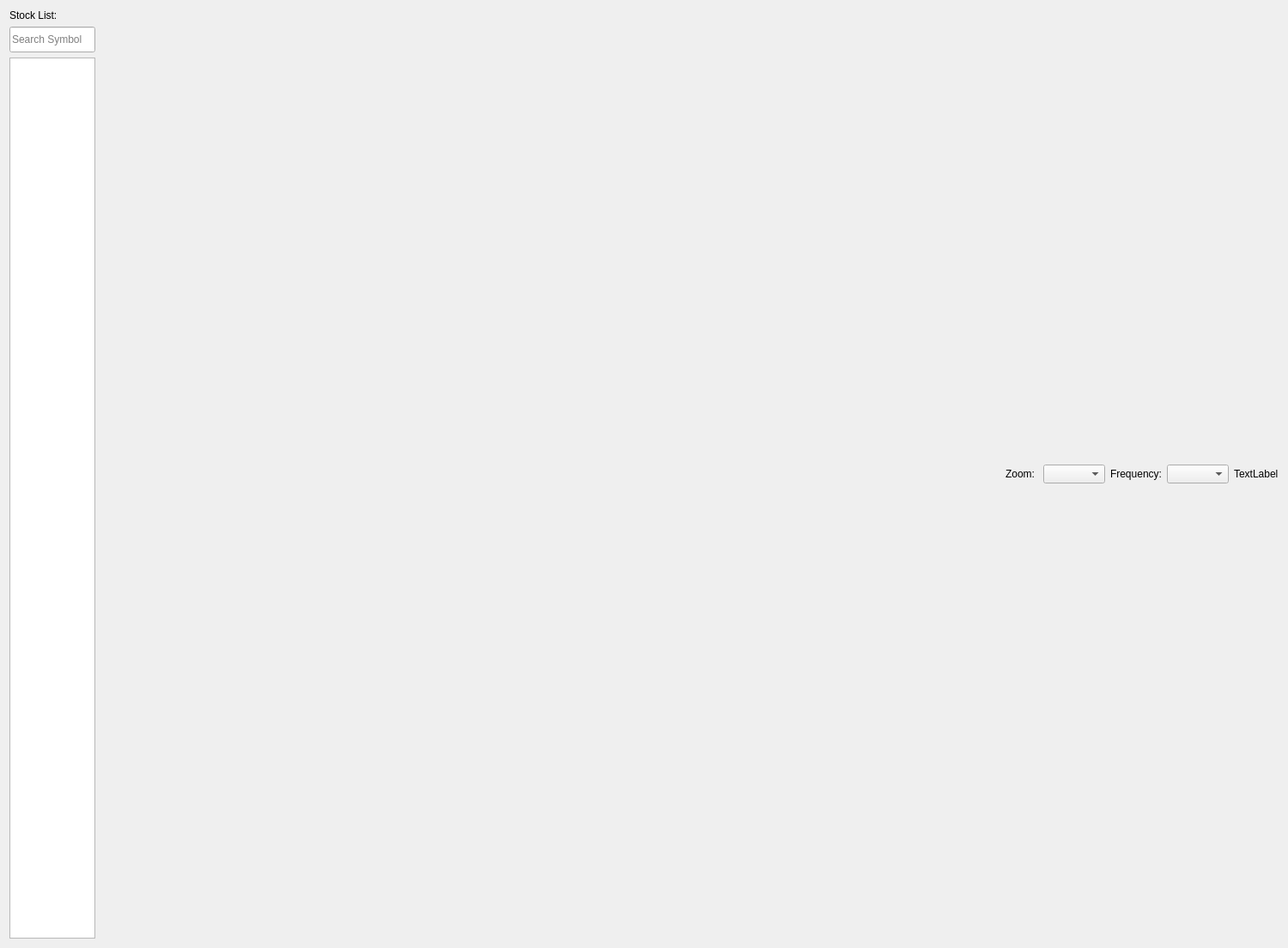
<?xml version="1.0" encoding="UTF-8"?>
<ui version="4.0">
 <class>ChartDialog</class>
 <widget class="QDialog" name="ChartDialog">
  <property name="geometry">
   <rect>
    <x>0</x>
    <y>0</y>
    <width>1500</width>
    <height>1104</height>
   </rect>
  </property>
  <property name="maximumSize">
   <size>
    <width>16777215</width>
    <height>16777215</height>
   </size>
  </property>
  <property name="windowTitle">
   <string>Dialog</string>
  </property>
  <layout class="QHBoxLayout" name="horizontalLayout">
   <item>
    <layout class="QVBoxLayout" name="StockListLayout">
     <item>
      <widget class="QLabel" name="StocklistTitle">
       <property name="maximumSize">
        <size>
         <width>200</width>
         <height>16777215</height>
        </size>
       </property>
       <property name="text">
        <string>Stock List:</string>
       </property>
      </widget>
     </item>
     <item>
      <layout class="QHBoxLayout" name="SearchLayout">
       <item>
        <widget class="QLineEdit" name="SearchSymbol">
         <property name="minimumSize">
          <size>
           <width>50</width>
           <height>30</height>
          </size>
         </property>
         <property name="maximumSize">
          <size>
           <width>100</width>
           <height>16777215</height>
          </size>
         </property>
         <property name="placeholderText">
          <string>Search Symbol</string>
         </property>
        </widget>
       </item>
      </layout>
     </item>
     <item>
      <widget class="QTableView" name="StockList">
       <property name="enabled">
        <bool>true</bool>
       </property>
       <property name="maximumSize">
        <size>
         <width>100</width>
         <height>16777215</height>
        </size>
       </property>
       <property name="editTriggers">
        <set>QAbstractItemView::NoEditTriggers</set>
       </property>
       <property name="showGrid">
        <bool>true</bool>
       </property>
       <attribute name="horizontalHeaderVisible">
        <bool>false</bool>
       </attribute>
       <attribute name="horizontalHeaderDefaultSectionSize">
        <number>200</number>
       </attribute>
       <attribute name="verticalHeaderVisible">
        <bool>false</bool>
       </attribute>
      </widget>
     </item>
    </layout>
   </item>
   <item>
    <layout class="QVBoxLayout" name="ChartLayout">
     <item>
      <layout class="QHBoxLayout" name="horizontalLayout_2">
       <item>
        <spacer name="horizontalSpacer">
         <property name="orientation">
          <enum>Qt::Horizontal</enum>
         </property>
         <property name="sizeHint" stdset="0">
          <size>
           <width>40</width>
           <height>20</height>
          </size>
         </property>
        </spacer>
       </item>
       <item>
        <spacer name="horizontalSpacer_2">
         <property name="orientation">
          <enum>Qt::Horizontal</enum>
         </property>
         <property name="sizeHint" stdset="0">
          <size>
           <width>40</width>
           <height>20</height>
          </size>
         </property>
        </spacer>
       </item>
       <item>
        <widget class="QLabel" name="Zoom">
         <property name="text">
          <string>Zoom: </string>
         </property>
        </widget>
       </item>
       <item>
        <widget class="QComboBox" name="ZoomOptions"/>
       </item>
       <item alignment="Qt::AlignRight">
        <widget class="QLabel" name="Frequency">
         <property name="maximumSize">
          <size>
           <width>100</width>
           <height>35</height>
          </size>
         </property>
         <property name="text">
          <string>Frequency:</string>
         </property>
        </widget>
       </item>
       <item alignment="Qt::AlignRight">
        <widget class="QComboBox" name="FrequencyOptions">
         <property name="maximumSize">
          <size>
           <width>100</width>
           <height>16777215</height>
          </size>
         </property>
         <property name="editable">
          <bool>false</bool>
         </property>
         <property name="currentText">
          <string/>
         </property>
        </widget>
       </item>
       <item>
        <widget class="QLabel" name="TimeZoneLabel">
         <property name="text">
          <string>TextLabel</string>
         </property>
        </widget>
       </item>
      </layout>
     </item>
    </layout>
   </item>
  </layout>
 </widget>
 <resources/>
 <connections/>
</ui>
